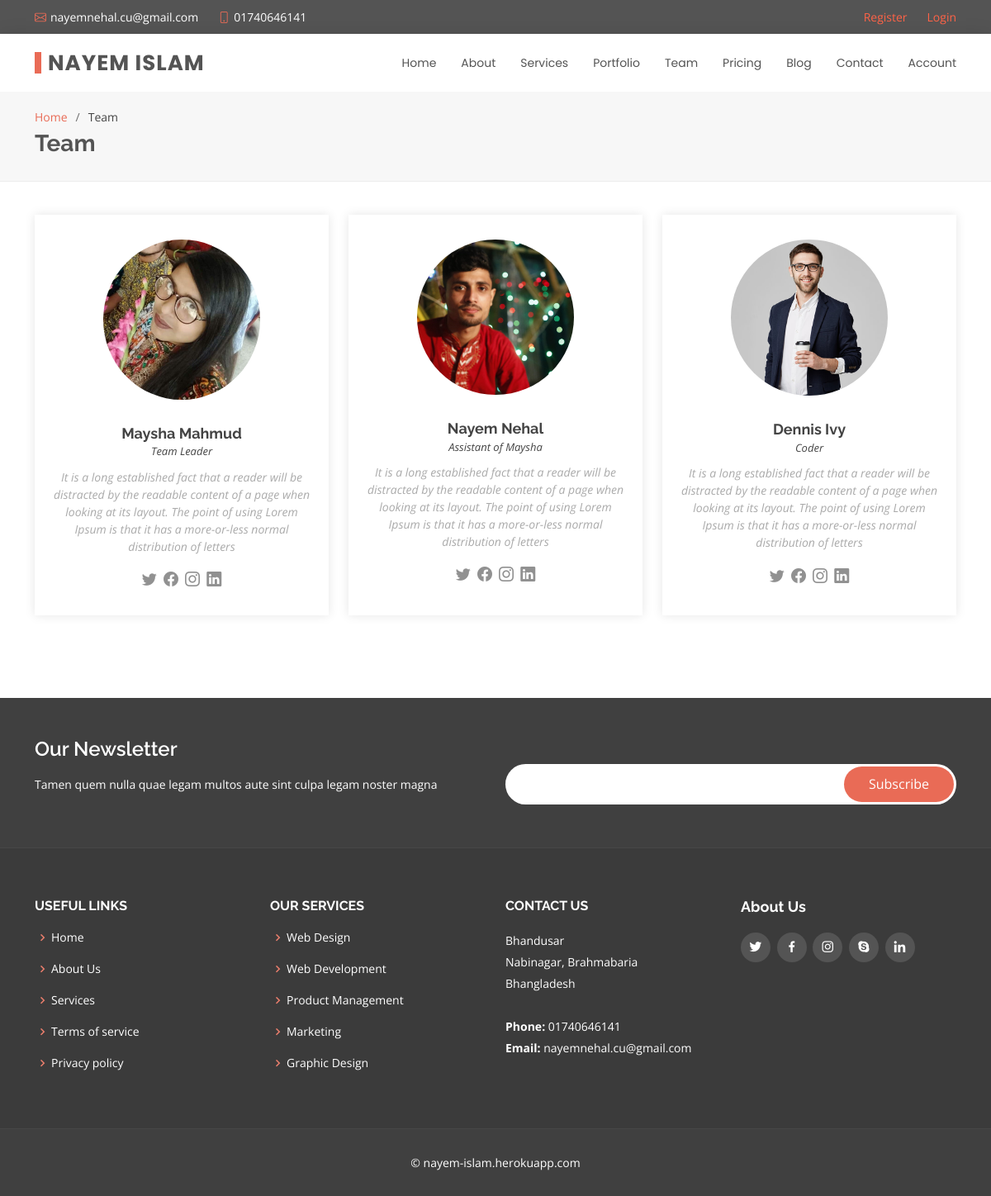
Page /team/ on the committed database.
### header/models.py (models this page shows, shortened)
class Top_header(models.Model):
    fav_icon = models.ImageField(upload_to='')
    fav_icon2 = models.ImageField(upload_to='')
    number = models.CharField(max_length=20)
    email = models.EmailField()
    twitter = models.URLField()
    facebook = models.URLField()
    instagram = models.URLField()
    linkedin = models.URLField()

class Header(models.Model):
    logo = models.CharField(max_length=25)

### team/models.py (models this page shows, shortened)
class Team(models.Model):
    img = models.ImageField(upload_to='team/')
    name = models.CharField(max_length=20)
    title = models.CharField(max_length=20)
    text = models.TextField(max_length=264)
    twitter = models.URLField(null=True, blank=True)
    facebook = models.URLField(null=True, blank=True)
    instagram = models.URLField(null=True, blank=True)
    linkedin = models.URLField(null=True, blank=True)

### footer/models.py (models this page shows, shortened)
class Top_footer1(models.Model):
    title = models.CharField(max_length=50)
    urlname1 = models.CharField(max_length=50)
    urlname2 = models.CharField(max_length=50)
    urlname3 = models.CharField(max_length=50)
    urlname4 = models.CharField(max_length=50)
    urlname5 = models.CharField(max_length=50)
    url1 = models.URLField(max_length=50)
    url2 = models.URLField(max_length=50)
    url3 = models.URLField(max_length=50)
    url4 = models.URLField(max_length=50)
    url5 = models.URLField(max_length=50)

class Top_footer2(models.Model):
    title = models.CharField(max_length=50)
    urlname1 = models.CharField(max_length=50)
    urlname2 = models.CharField(max_length=50)
    urlname3 = models.CharField(max_length=50)
    urlname4 = models.CharField(max_length=50)
    urlname5 = models.CharField(max_length=50)
    url1 = models.URLField(max_length=50)
    url2 = models.URLField(max_length=50)
    url3 = models.URLField(max_length=50)
    url4 = models.URLField(max_length=50)
    url5 = models.URLField(max_length=50)

class Top_footer3(models.Model):
    title = models.CharField(max_length=20)
    address1 = models.CharField(max_length=30)
    address2 = models.CharField(max_length=30)
    address3 = models.CharField(max_length=30)
    number = models.CharField(max_length=30)
    email = models.EmailField()

class Top_footer4(models.Model):
    title = models.CharField(max_length=20)
    short_text = models.CharField(max_length=200)
    twitter = models.URLField()
    facebook = models.URLField()
    instagram = models.URLField()
    linkedin = models.URLField()
    skype = models.URLField()
    copy_right = models.CharField(max_length=30)

### team/views.py (the view)
# urls.py: path('', views.team, name='team'),
def team(request):
    template = 'team.html'
    top_header = Top_header.objects.order_by()
    header = Header.objects.order_by()
    team = Team.objects.order_by()
    top_footer1 = Top_footer1.objects.order_by()
    top_footer2 = Top_footer2.objects.order_by()
    top_footer3 = Top_footer3.objects.order_by()
    top_footer4 = Top_footer4.objects.order_by()
    context = {
        'top_headerdata': top_header,
        'headerdata': header,
        'footer1': top_footer1,
        'footer2': top_footer2,
        'footer3': top_footer3,
        'footer4': top_footer4,
        'teamdata': team,
    }
    return render(request, template_name=template, context=context)

### templates/team.html (shortened to what this page needs)
{% extends 'base.html' %}
{% load static %}
{% block content %}
  <main id="main">
    <section id="breadcrumbs" class="breadcrumbs">
      <div class="container">
        <ol>
          <li><a href="{% url 'index'%}">Home</a></li>
          <li>Team</li>
        </ol>
        <h2>Team</h2>
      </div>
    </section>
    <section id="team" class="team">
      <div class="container">
        <div class="row">
          {% for team in teamdata %}
          <div class="col-lg-4 col-md-6 d-flex align-items-stretch">
            <div class="member">
              <img src="{{team.img.url}}" alt="">
              <h4>{{team.name}}</h4>
              <span>{{team.title}}</span>
              <p>
                {{team.text}}
              </p>
              <div class="social">
                <a href="{{team.twitter}}"><i class="bi bi-twitter"></i></a>
                <a href="{{team.facebook}}"><i class="bi bi-facebook"></i></a>
                <a href="{{team.instagram}}"><i class="bi bi-instagram"></i></a>
                <a href="{{team.linkedin}}"><i class="bi bi-linkedin"></i></a>
              </div>
            </div>
          </div>
          {% endfor %}
        </div>
      </div>
    </section>
  </main>
{% endblock %}

### templates/base/header.html (shortened to what this page needs)
  <section id="topbar" class="d-flex align-items-center">
    <div class="container d-flex justify-content-center justify-content-md-between">
      <div class="contact-info d-flex align-items-center">
        <i class="bi bi-envelope d-flex align-items-center"><a href="mailto:contact@example.com">{{top_headerdata.0.email}}</a></i>
        <i class="bi bi-phone d-flex align-items-center ms-4"><span>{{top_headerdata.0.number}}</span></i>
      </div>
      <div class="social-links d-none d-md-flex align-items-center">
          {% if user.is_authenticated%}
               <a class="d-flex align-items-center ms-4" href="{%url 'logout'%}">Logout</a>
               <a class="d-flex align-items-center ms-4" style="color:tomato;">{{user.username}}</a>
          {% else %}
               <br/>
              <a class="d-flex align-items-center ms-4" style="color:tomato;" href="{% url 'account'%}">Register</a></p>
              <a class="d-flex align-items-center ms-4" style="color:tomato" href="{% url 'login'%}">Login</a></p>
          {% endif %}
      </div>
    </div>
  </section>
  <header id="header" class="d-flex align-items-center">
    <div class="container d-flex justify-content-between align-items-center">
      <div class="logo">
        <h1><a href="{% url 'index'%}">{{headerdata.0.logo}}</a></h1>
      </div>
      <nav id="navbar" class="navbar">
        <ul>
          <li><a class="{% block homeactive %} {% endblock %}" href="{% url 'index'%}">Home</a></li>
          <li><a class="{% block aboutactive %} {% endblock %}" href="{% url 'about'%}">About</a></li>
          <li><a class="{% block serviceactive %} {% endblock %}" href="{% url 'services'%}">Services</a></li>
          <li><a class="{% block portfolioactive %} {% endblock %}" href="{% url 'portfolio'%}">Portfolio</a></li>
          <li><a class="{% block teamactive %} {% endblock %}" href="{% url 'team'%}">Team</a></li>
          <li><a class="{% block pricingactive %} {% endblock %}" href="{% url 'pricing'%}">Pricing</a></li>
          <li><a class="{% block blogactive %} {% endblock %}" href="{% url 'blog:blog'%}">Blog</a></li>
          <li><a class="{% block contactactive %}{% endblock %}" href="{% url 'contact'%}">Contact</a></li>
          {% if user.is_authenticated%}
             <li><a href="{% url 'profile'%}">Account</a></li>
          {% else %}
             <li><a href="{% url 'login'%}">Account</a></li>
          {% endif %}
        </ul>
      </nav>
    </div>
  </header>

### templates/base/footer.html (shortened to what this page needs)
<footer id="footer">
  <div class="footer-newsletter">
    <div class="container">
      <div class="row">
        <div class="col-lg-6">
          <h4>Our Newsletter</h4>
          <p>
            Tamen quem nulla quae legam multos aute sint culpa legam noster
            magna
          </p>
        </div>
        <div class="col-lg-6">
          <form action="" method="post">
            <input type="email" name="email" /><input
              type="submit"
              value="Subscribe"
            />
          </form>
        </div>
      </div>
    </div>
  </div>
  <div class="footer-top">
    <div class="container">
      <div class="row">
        <div class="col-lg-3 col-md-6 footer-links">
          <h4>{{footer1.0.title}}</h4>
          <ul>
            <li>
              <i class="bx bx-chevron-right"></i>
              <a href="{{footer1.0.url1}}">{{footer1.0.urlname1}}</a>
            </li>
            <li>
              <i class="bx bx-chevron-right"></i>
              <a href="{{footer1.0.url2}}">{{footer1.0.urlname2}}</a>
            </li>
            <li>
              <i class="bx bx-chevron-right"></i>
              <a href="{{footer1.0.url3}}">{{footer1.0.urlname3}}</a>
            </li>
            <li>
              <i class="bx bx-chevron-right"></i>
              <a href="{{footer1.0.url4}}">{{footer1.0.urlname4}}</a>
            </li>
            <li>
              <i class="bx bx-chevron-right"></i>
              <a href="{{footer1.0.url5}}">{{footer1.0.urlname5}}</a>
            </li>
          </ul>
        </div>
        <div class="col-lg-3 col-md-6 footer-links">
          <h4>{{footer2.0.title}}</h4>
          <ul>
            <li>
              <i class="bx bx-chevron-right"></i>
              <a href="{{footer2.0.url1}}">{{footer2.0.urlname1}}</a>
            </li>
            <li>
              <i class="bx bx-chevron-right"></i>
              <a href="{{footer2.0.url2}}">{{footer2.0.urlname2}}</a>
            </li>
            <li>
              <i class="bx bx-chevron-right"></i>
              <a href="{{footer2.0.url3}}">{{footer2.0.urlname3}}</a>
            </li>
            <li>
              <i class="bx bx-chevron-right"></i>
              <a href="{{footer2.0.url4}}">{{footer2.0.urlname4}}</a>
            </li>
            <li>
              <i class="bx bx-chevron-right"></i>
              <a href="{{footer2.0.url5}}">{{footer2.0.urlname5}}</a>
            </li>
          </ul>
        </div>
        <div class="col-lg-3 col-md-6 footer-contact">
          <h4>{{footer3.0.title}}</h4>
          <p>
            {{footer3.0.address1}}<br />
            {{footer3.0.address2}}<br />
            {{footer3.0.address3}}<br /><br />
            <strong>Phone:</strong> {{footer3.0.number}}<br />
            <strong>Email:</strong> {{footer3.0.email}}<br />
          </p>
        </div>
        <div class="col-lg-3 col-md-6 footer-info">
          <h3>{{footer4.0.title}}</h3>
          <div class="social-links mt-3">
            <a href="{{footer4.0.twitter}}" class="twitter"
              ><i class="bx bxl-twitter"></i
            ></a>
            <a href="{{footer4.0.facebook}}" class="facebook"
              ><i class="bx bxl-facebook"></i
            ></a>
            <a href="{{footer4.0.instagram}}" class="instagram"
              ><i class="bx bxl-instagram"></i
            ></a>
            <a href="{{footer4.0.skype}}" class="google-plus"
              ><i class="bx bxl-skype"></i
            ></a>
            <a href="{{footer4.0.linkedin}}" class="linkedin"
              ><i class="bx bxl-linkedin"></i
            ></a>
          </div>
        </div>
      </div>
    </div>
  </div>
  <div class="container">
    <div class="copyright">&copy; {{footer4.0.copy_right}}</div>
  </div>
</footer>

### rows in the picture
Top_header: email "nayemnehal.cu@gmail.com", number "01740646141"
Header: logo "NAYEM ISLAM"
Team: img (picture), name "Maysha Mahmud", title "Team Leader", text "It is a long established fact that a reader will be distracted by the readable content of a page when looking at its layout. The point of using Lorem Ipsum is that it has a more-or-less normal distribution of letters"
Team: img (picture), name "Nayem Nehal", title "Assistant of Maysha", text "It is a long established fact that a reader will be distracted by the readable content of a page when looking at its layout. The point of using Lorem Ipsum is that it has a more-or-less normal distribution of letters"
Team: img (picture), name "Dennis Ivy", title "Coder", text "It is a long established fact that a reader will be distracted by the readable content of a page when looking at its layout. The point of using Lorem Ipsum is that it has a more-or-less normal distribution of letters"
Top_footer1: title "USEFUL LINKS", urlname1 "Home", urlname2 "About Us", urlname3 "Services", urlname4 "Terms of service", urlname5 "Privacy policy"
Top_footer2: title "OUR SERVICES", urlname1 "Web Design", urlname2 "Web Development", urlname3 "Product Management", urlname4 "Marketing", urlname5 "Graphic Design"
Top_footer3: title "CONTACT US", address1 "Bhandusar", address2 "Nabinagar, Brahmabaria", address3 "Bhangladesh", number "01740646141", email "nayemnehal.cu@gmail.com"
Top_footer4: title "About Us", copy_right "nayem-islam.herokuapp.com"
